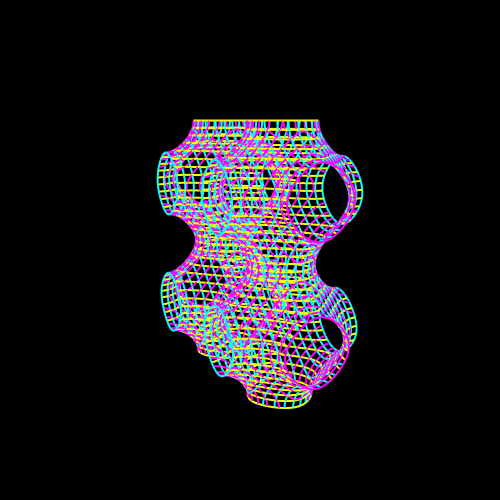

Source (notebook cell):
### Markdown cell above
### plot and gcode outputs:
set `plot_output` and `gcode_output` to `True` or `False` in Parameter section

### Code cell
# =============================
# PLOT PATHS
# =============================
if plot_output == True:
    print("Plotting...")
    fig = fc.transform(
        steps,
        'plot',
        fc.PlotControls(
            initialization_data={'extrusion_width':0.2,'extrusion_height':0.2},
            hide_travel=True,
            style='line',
            zoom=0.5,
            color_type='manual',
            neat_for_publishing=True
        )
    )



# =============================
# OPTIONAL GCODE OUTPUT
# =============================

if gcode_output == True:
    save_as = f"output_{surface_type}_{n_uc_x}_x_{n_uc_x}_x_{n_uc_z}_UCS_{uc_size_mm}"
    gcode_controls = fc.GcodeControls(save_as=save_as, printer_name='generic') # filename includes date+time
    fc.transform(steps, 'gcode', gcode_controls, show_tips=False)
    print("gcode exported...")
